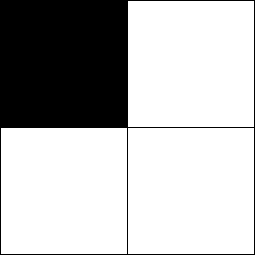
Frame 1 (no input)
Frame 60 (the mouse pressed at the canvas centre just before this capture): identical to frame 1, image omitted
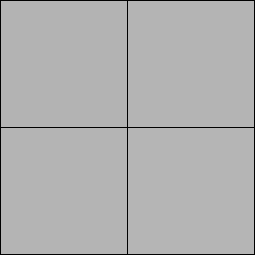
Frame 120 (the mouse held since frame 60 and released just before this capture)

The Processing sketch that drew these frames (run headless with seeded random() and noise(); from frame 60 on, the mouse is pressed at the canvas centre):

// Processing sketch: distance
// ── distance.pde
void setup(){
  size(255,255);
  
}

void draw(){
  background(255);
  
  line(width/2,0,width/2,height);
  line(0,height/2,width,height/2);
  
 
    fill(distance(0,0,mouseX,mouseY));
    rect(0,0,width/2,height/2);

    fill(distance(width,0,mouseX,mouseY));
    rect(width/2,0,width/2,height/2);

    fill(distance(0,height,mouseX,mouseY));
    rect(0,height/2,width/2,height/2);

    fill(distance(width,height,mouseX,mouseY));
    rect(width/2,height/2,width/2,height/2);
  
  
 
  
}

float distance(float x1,float y1,float x2,float y2){
   float dx=x1-x2;
   float dy=y1-y2;
   return sqrt(dx*dx + dy*dy) ; 
}
